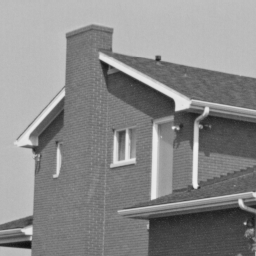
%> input picture histogram_equalization_without_histeq/house.png, 256 x 256 px
$ octave histeqwithouthisteq.m   (GNU Octave 9; MATLAB toolbox functions it lacks are replaced by stand-ins)
%> lines starting %> are read from the running program, lines starting %| are printed output that depends on the picture
clc
clear all
close all
A=imread('house.png');
%> A is the input picture: size 256x256 uint8; min 16, max 239, mean 138
[m,n]=size(A);
%> m = 256; n = 256
A_double=double(A);
for i=0:255
x=A_double(A_double(:,:)==i);
h(i+1)=length(x);
end
%> this loop made 256 passes
%> x on passes 17 to 19: [16; 16], 17, [18; 18; 18; 18; 18]
%> after the loop, h = 256 values, max 4683 at index 188, min 0 at index 1, mean 256
figure(1);
subplot(1,2,1),bar(h);
title('histogram of an image')
subplot(1,2,2),imshow(histeq(A));
%> after `imshow(histeq(A))`:
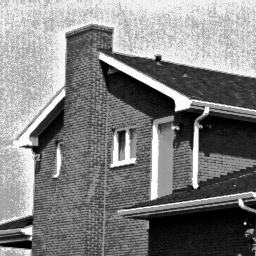
%> displayed picture: size 256x256, on the screen's scale of 0 to 255; min 0, max 255, mean 128.3
title('histogram equalization with histeq')
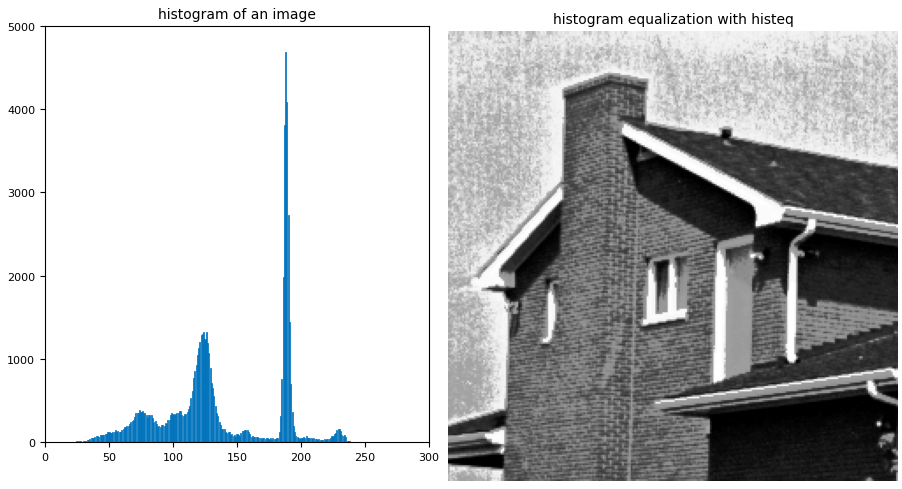
%> figure redrawn from the program's plot data, 2 panels
figure(3),imhist(histeq(A))
title('imhist of equalized histogram')
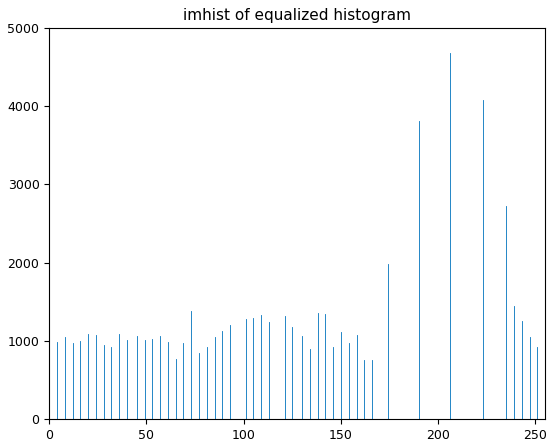
%> figure redrawn from the program's plot data; highest point at x = 206, y = 4683
sm=0; s=zeros(256);
for k=0:255
sm=sum(h(1:k+1));
s(k+1)=255*sm/(m*n);
A_double(A_double(:,:) == k) = s(k+1);
end
%> this loop made 256 passes
%> sm on passes 1 to 3: 0, 0, 0
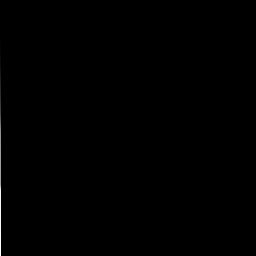
%> s: size 256x256 double; min 0, max 255, mean 0.5
% histogram of the output image
A_int = uint8(A_double);
cs = double(A_int);
for i=0:255
de = cs(cs(:,:)== i);
h_eq(i+1)=length(de);
end
%> after the loop, h_eq = 256 values, max 4683 at index 209, min 0 at index 19, mean 256
figure(2);
subplot(1,2,1),bar(h_eq);
title('histogram of an image')
subplot(1,2,2),imshow(A_int);
title('histogram equalization with my own program')
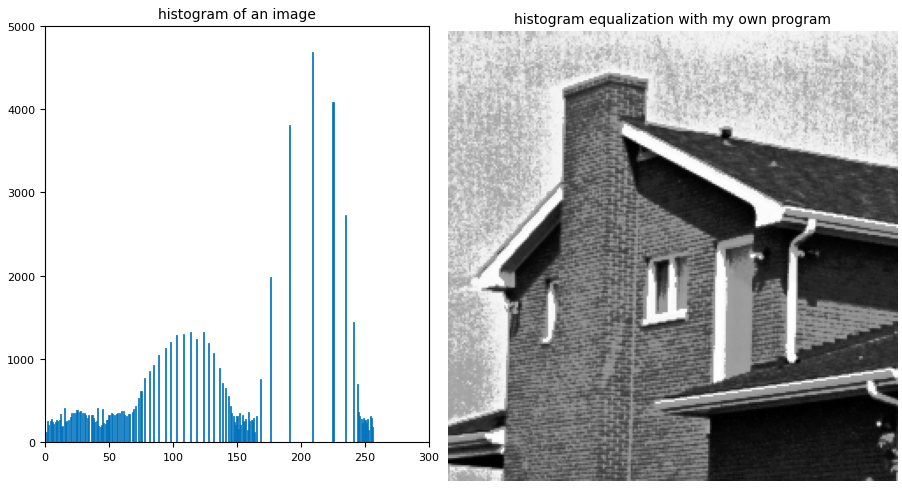
%> figure redrawn from the program's plot data, 2 panels
